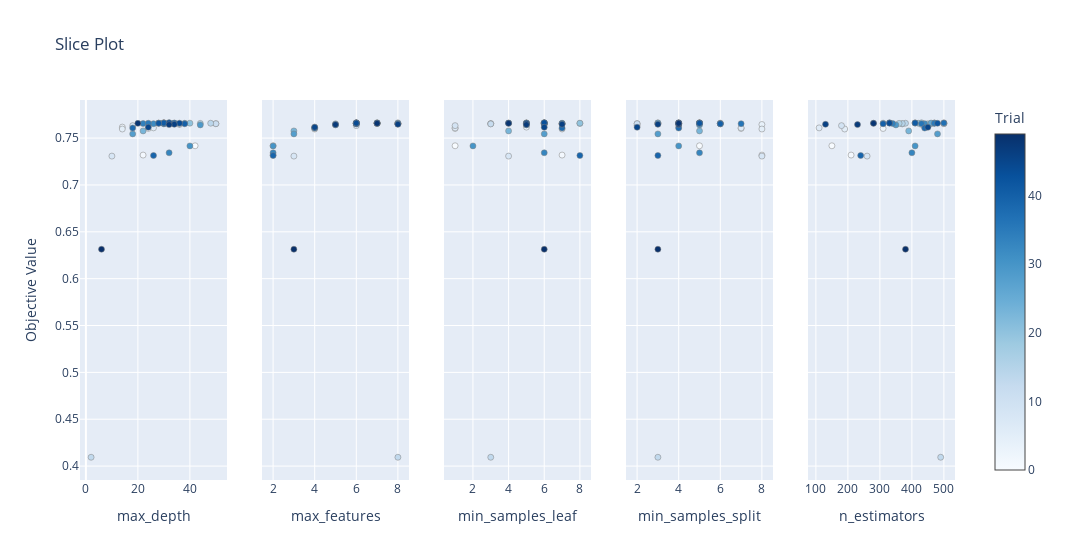

Notebook code cell kept with this figure:
### Code cell
optuna.visualization.plot_slice(study)

### Figure 1 — Plotly figure (JSON) as saved in the notebook; plotly's stock layout.template omitted (floating-point values rounded to 4 significant figures)
{"data": [{"marker": {"color": [0, 1, 2, 3, 4, 5, 6, 7, 8, 9, 10, 11, 12, 13, 14, 15, 16, 17, 18, 19, 20, 21, 22, 23, 24, 25, 26, 27, 28, 29, 30, 31, 32, 33, 34, 35, 36, 37, 38, 39, 40, 41, 42, 43, 44, 45, 46, 47, 48, 49], "colorbar": {"title": {"text": "Trial"}, "x": 1, "xpad": 40}, "colorscale": [[0, "rgb(247,251,255)"], [0.125, "rgb(222,235,247)"], [0.25, "rgb(198,219,239)"], [0.375, "rgb(158,202,225)"], [0.5, "rgb(107,174,214)"], [0.625, "rgb(66,146,198)"], [0.75, "rgb(33,113,181)"], [0.875, "rgb(8,81,156)"], [1, "rgb(8,48,107)"]], "line": {"color": "Grey", "width": 0.5}, "showscale": true}, "mode": "markers", "showlegend": false, "type": "scatter", "x": [42, 22, 24, 14, 36, 14, 26, 30, 10, 18, 50, 50, 36, 2, 48, 34, 44, 32, 30, 30, 40, 28, 32, 22, 30, 38, 28, 34, 18, 44, 40, 30, 26, 32, 22, 24, 30, 34, 18, 26, 38, 30, 28, 32, 36, 24, 34, 32, 20, 6], "xaxis": "x", "y": [0.7418, 0.7319, 0.7603, 0.7617, 0.7645, 0.7597, 0.7609, 0.7663, 0.7308, 0.7633, 0.7654, 0.7654, 0.7651, 0.4094, 0.7659, 0.7655, 0.7657, 0.7663, 0.7652, 0.7661, 0.7659, 0.7658, 0.7654, 0.7577, 0.7662, 0.7658, 0.766, 0.7659, 0.7545, 0.7641, 0.7417, 0.7661, 0.7654, 0.7343, 0.7655, 0.7659, 0.7654, 0.7661, 0.7607, 0.7314, 0.7653, 0.7661, 0.7658, 0.7664, 0.766, 0.7616, 0.7647, 0.7644, 0.7657, 0.6314], "yaxis": "y"}, {"marker": {"color": [0, 1, 2, 3, 4, 5, 6, 7, 8, 9, 10, 11, 12, 13, 14, 15, 16, 17, 18, 19, 20, 21, 22, 23, 24, 25, 26, 27, 28, 29, 30, 31, 32, 33, 34, 35, 36, 37, 38, 39, 40, 41, 42, 43, 44, 45, 46, 47, 48, 49], "colorbar": {"title": {"text": "Trial"}, "x": 1, "xpad": 40}, "colorscale": [[0, "rgb(247,251,255)"], [0.125, "rgb(222,235,247)"], [0.25, "rgb(198,219,239)"], [0.375, "rgb(158,202,225)"], [0.5, "rgb(107,174,214)"], [0.625, "rgb(66,146,198)"], [0.75, "rgb(33,113,181)"], [0.875, "rgb(8,81,156)"], [1, "rgb(8,48,107)"]], "line": {"color": "Grey", "width": 0.5}, "showscale": false}, "mode": "markers", "showlegend": false, "type": "scatter", "x": [2, 2, 4, 4, 5, 4, 4, 8, 3, 6, 8, 8, 8, 8, 7, 7, 7, 7, 5, 6, 7, 6, 6, 3, 6, 8, 6, 7, 3, 5, 2, 6, 6, 2, 6, 6, 8, 7, 4, 2, 6, 6, 6, 6, 6, 4, 8, 5, 7, 3], "xaxis": "x2", "y": [0.7418, 0.7319, 0.7603, 0.7617, 0.7645, 0.7597, 0.7609, 0.7663, 0.7308, 0.7633, 0.7654, 0.7654, 0.7651, 0.4094, 0.7659, 0.7655, 0.7657, 0.7663, 0.7652, 0.7661, 0.7659, 0.7658, 0.7654, 0.7577, 0.7662, 0.7658, 0.766, 0.7659, 0.7545, 0.7641, 0.7417, 0.7661, 0.7654, 0.7343, 0.7655, 0.7659, 0.7654, 0.7661, 0.7607, 0.7314, 0.7653, 0.7661, 0.7658, 0.7664, 0.766, 0.7616, 0.7647, 0.7644, 0.7657, 0.6314], "yaxis": "y2"}, {"marker": {"color": [0, 1, 2, 3, 4, 5, 6, 7, 8, 9, 10, 11, 12, 13, 14, 15, 16, 17, 18, 19, 20, 21, 22, 23, 24, 25, 26, 27, 28, 29, 30, 31, 32, 33, 34, 35, 36, 37, 38, 39, 40, 41, 42, 43, 44, 45, 46, 47, 48, 49], "colorbar": {"title": {"text": "Trial"}, "x": 1, "xpad": 40}, "colorscale": [[0, "rgb(247,251,255)"], [0.125, "rgb(222,235,247)"], [0.25, "rgb(198,219,239)"], [0.375, "rgb(158,202,225)"], [0.5, "rgb(107,174,214)"], [0.625, "rgb(66,146,198)"], [0.75, "rgb(33,113,181)"], [0.875, "rgb(8,81,156)"], [1, "rgb(8,48,107)"]], "line": {"color": "Grey", "width": 0.5}, "showscale": false}, "mode": "markers", "showlegend": false, "type": "scatter", "x": [1, 7, 1, 5, 6, 7, 1, 5, 4, 1, 3, 3, 3, 3, 5, 5, 8, 6, 6, 6, 8, 6, 7, 4, 6, 4, 5, 7, 6, 5, 2, 6, 7, 6, 7, 5, 6, 4, 7, 8, 5, 6, 6, 6, 5, 6, 7, 5, 4, 6], "xaxis": "x3", "y": [0.7418, 0.7319, 0.7603, 0.7617, 0.7645, 0.7597, 0.7609, 0.7663, 0.7308, 0.7633, 0.7654, 0.7654, 0.7651, 0.4094, 0.7659, 0.7655, 0.7657, 0.7663, 0.7652, 0.7661, 0.7659, 0.7658, 0.7654, 0.7577, 0.7662, 0.7658, 0.766, 0.7659, 0.7545, 0.7641, 0.7417, 0.7661, 0.7654, 0.7343, 0.7655, 0.7659, 0.7654, 0.7661, 0.7607, 0.7314, 0.7653, 0.7661, 0.7658, 0.7664, 0.766, 0.7616, 0.7647, 0.7644, 0.7657, 0.6314], "yaxis": "y3"}, {"marker": {"color": [0, 1, 2, 3, 4, 5, 6, 7, 8, 9, 10, 11, 12, 13, 14, 15, 16, 17, 18, 19, 20, 21, 22, 23, 24, 25, 26, 27, 28, 29, 30, 31, 32, 33, 34, 35, 36, 37, 38, 39, 40, 41, 42, 43, 44, 45, 46, 47, 48, 49], "colorbar": {"title": {"text": "Trial"}, "x": 1, "xpad": 40}, "colorscale": [[0, "rgb(247,251,255)"], [0.125, "rgb(222,235,247)"], [0.25, "rgb(198,219,239)"], [0.375, "rgb(158,202,225)"], [0.5, "rgb(107,174,214)"], [0.625, "rgb(66,146,198)"], [0.75, "rgb(33,113,181)"], [0.875, "rgb(8,81,156)"], [1, "rgb(8,48,107)"]], "line": {"color": "Grey", "width": 0.5}, "showscale": false}, "mode": "markers", "showlegend": false, "type": "scatter", "x": [5, 8, 7, 4, 8, 8, 7, 3, 8, 2, 2, 2, 3, 3, 3, 4, 4, 5, 6, 5, 6, 5, 6, 5, 4, 4, 3, 4, 3, 5, 4, 5, 6, 5, 4, 5, 7, 5, 4, 3, 6, 5, 5, 4, 4, 2, 3, 4, 4, 3], "xaxis": "x4", "y": [0.7418, 0.7319, 0.7603, 0.7617, 0.7645, 0.7597, 0.7609, 0.7663, 0.7308, 0.7633, 0.7654, 0.7654, 0.7651, 0.4094, 0.7659, 0.7655, 0.7657, 0.7663, 0.7652, 0.7661, 0.7659, 0.7658, 0.7654, 0.7577, 0.7662, 0.7658, 0.766, 0.7659, 0.7545, 0.7641, 0.7417, 0.7661, 0.7654, 0.7343, 0.7655, 0.7659, 0.7654, 0.7661, 0.7607, 0.7314, 0.7653, 0.7661, 0.7658, 0.7664, 0.766, 0.7616, 0.7647, 0.7644, 0.7657, 0.6314], "yaxis": "y4"}, {"marker": {"color": [0, 1, 2, 3, 4, 5, 6, 7, 8, 9, 10, 11, 12, 13, 14, 15, 16, 17, 18, 19, 20, 21, 22, 23, 24, 25, 26, 27, 28, 29, 30, 31, 32, 33, 34, 35, 36, 37, 38, 39, 40, 41, 42, 43, 44, 45, 46, 47, 48, 49], "colorbar": {"title": {"text": "Trial"}, "x": 1, "xpad": 40}, "colorscale": [[0, "rgb(247,251,255)"], [0.125, "rgb(222,235,247)"], [0.25, "rgb(198,219,239)"], [0.375, "rgb(158,202,225)"], [0.5, "rgb(107,174,214)"], [0.625, "rgb(66,146,198)"], [0.75, "rgb(33,113,181)"], [0.875, "rgb(8,81,156)"], [1, "rgb(8,48,107)"]], "line": {"color": "Grey", "width": 0.5}, "showscale": false}, "mode": "markers", "showlegend": false, "type": "scatter", "x": [150, 210, 310, 440, 430, 190, 110, 500, 260, 180, 500, 500, 370, 490, 380, 370, 360, 430, 450, 410, 310, 420, 460, 390, 470, 470, 460, 280, 480, 350, 410, 410, 440, 400, 340, 470, 430, 500, 440, 240, 310, 410, 480, 330, 330, 450, 130, 230, 280, 380], "xaxis": "x5", "y": [0.7418, 0.7319, 0.7603, 0.7617, 0.7645, 0.7597, 0.7609, 0.7663, 0.7308, 0.7633, 0.7654, 0.7654, 0.7651, 0.4094, 0.7659, 0.7655, 0.7657, 0.7663, 0.7652, 0.7661, 0.7659, 0.7658, 0.7654, 0.7577, 0.7662, 0.7658, 0.766, 0.7659, 0.7545, 0.7641, 0.7417, 0.7661, 0.7654, 0.7343, 0.7655, 0.7659, 0.7654, 0.7661, 0.7607, 0.7314, 0.7653, 0.7661, 0.7658, 0.7664, 0.766, 0.7616, 0.7647, 0.7644, 0.7657, 0.6314], "yaxis": "y5"}], "layout": {"title": {"text": "Slice Plot"}, "width": 1500, "xaxis": {"anchor": "y", "domain": [0, 0.168], "title": {"text": "max_depth"}}, "xaxis2": {"anchor": "y2", "domain": [0.208, 0.376], "title": {"text": "max_features"}}, "xaxis3": {"anchor": "y3", "domain": [0.416, 0.584], "title": {"text": "min_samples_leaf"}}, "xaxis4": {"anchor": "y4", "domain": [0.624, 0.792], "title": {"text": "min_samples_split"}}, "xaxis5": {"anchor": "y5", "domain": [0.832, 1], "title": {"text": "n_estimators"}}, "yaxis": {"anchor": "x", "domain": [0, 1], "title": {"text": "Objective Value"}}, "yaxis2": {"anchor": "x2", "domain": [0, 1], "matches": "y", "showticklabels": false}, "yaxis3": {"anchor": "x3", "domain": [0, 1], "matches": "y", "showticklabels": false}, "yaxis4": {"anchor": "x4", "domain": [0, 1], "matches": "y", "showticklabels": false}, "yaxis5": {"anchor": "x5", "domain": [0, 1], "matches": "y", "showticklabels": false}}}
